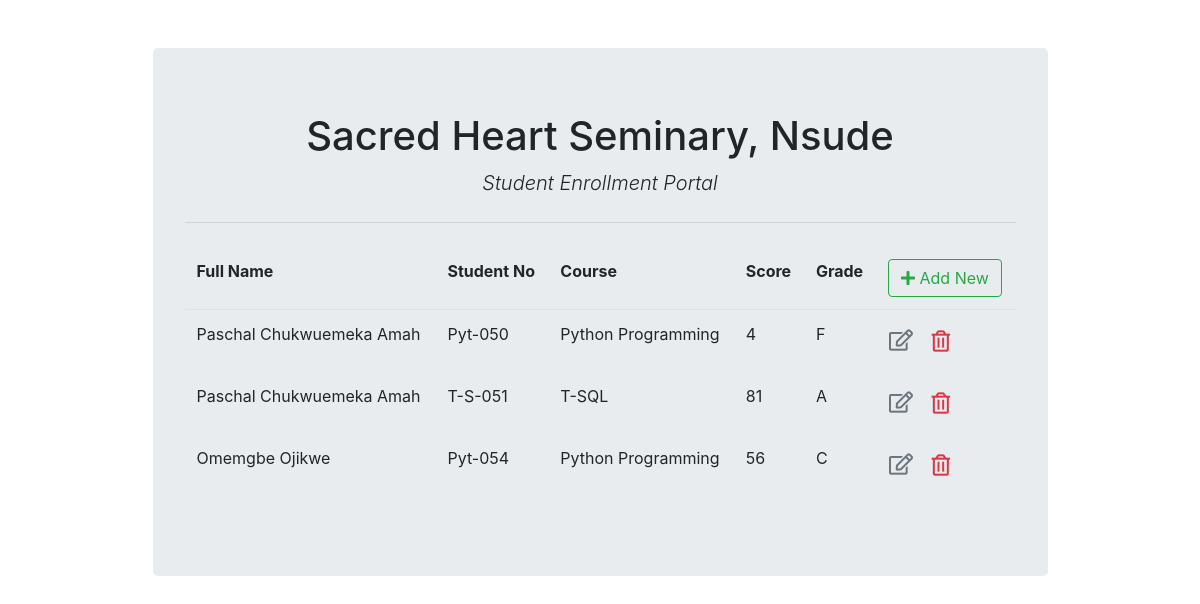
Page /list/ on the committed database.
### school/models.py (models this page shows, shortened)
class Student(models.Model):
    fullname = models.CharField(max_length=100)
    course = models.ForeignKey(Course,on_delete=models.CASCADE)
    score = models.CharField(max_length=15)
    grade = models.CharField(max_length=100, verbose_name="Grade", blank=True, default=None)
    student_no = models.CharField(max_length=100, blank=True)
    created_at = models.DateTimeField(auto_now_add=True, blank=True)
    updated_at = models.DateTimeField(auto_now=True, blank=True)

class Course(models.Model):
    title = models.CharField(max_length=100)
    def __str__(self):
        return self.title

### school/views.py (the view)
# urls.py: path('list/', views.student_list, name='student_list'), # get req. to retrieve and display all records
def student_list(request):
    context = {'student_list': Student.objects.all()}
    return render(request, "school/student_list.html", context)

### school/templates/school/student_list.html (shortened to what this page needs)
{% extends "school/base.html" %}
{% block content %}
<table class="table table-borderless">
    <thead class="border-bottom font-weight-bold">
        <tr>
            <td>Full Name</td>
            <td>Student No</td>
            <td>Course</td>
            <td>Score</td>
            <td>Grade</td>
            <td>
                <a href="{% url 'student_insert' %}" class="btn btn-outline-success">
                    <i class="fas fa-plus"></i> Add New
                </a>
            </td>
        </tr>
    </thead>
    <tbody>
        {% for student in student_list %}
            <tr>
                <td>{{student.fullname}}</td>
                <td>{{student.student_no}}</td>
                <td>{{student.course}}</td>
                <td>{{student.score}}</td>
                <td>{{student.grade}}</td>
                <td>
                    <a href="{% url 'student_update' student.id %}" class="btn text-secondary px-0">
                        <i class="far fa-edit fa-lg"></i>
                    </a>
                    <form action="{% url 'student_delete' student.id %}" method="post" class="d-inline">
                        <button type="submit" class="btn">
                            <i class="far fa-trash-alt fa-lg text-danger float-right"></i>
                        </button>
                    </form>
                </td>
            </tr>
        {% endfor %}
    </tbody>
</table>
{% endblock content %}

### school/templates/school/base.html (shortened to what this page needs)
<!DOCTYPE html>
<html lang="en">
<head>
    <link rel="stylesheet" href="https://stackpath.bootstrapcdn.com/bootstrap/4.3.1/css/bootstrap.min.css"
>
    <link rel="stylesheet" href="https://cdnjs.cloudflare.com/ajax/libs/font-awesome/5.11.2/css/all.min.css">
</head>
<body>
    <div class="container">
        <div class="col-md-10 offset-md-1 mt-5">
            <div class="jumbotron">
                <h1 class="display-6 text-center">Sacred Heart Seminary, Nsude</h1>
                <p class="lead font-italic text-center">Student Enrollment Portal</p>
                <hr class="my-4">
                {% block content %}
                {% endblock content %}
            </div>
        </div>
    </div>
</body>
</html>

### rows in the picture
Student: fullname "Paschal Chukwuemeka Amah", student_no "Pyt-050", course "Python Programming", score "4", grade "F"
Student: fullname "Paschal Chukwuemeka Amah", student_no "T-S-051", course "T-SQL", score "81", grade "A"
Student: fullname "Omemgbe Ojikwe", student_no "Pyt-054", course "Python Programming", score "56", grade "C"
